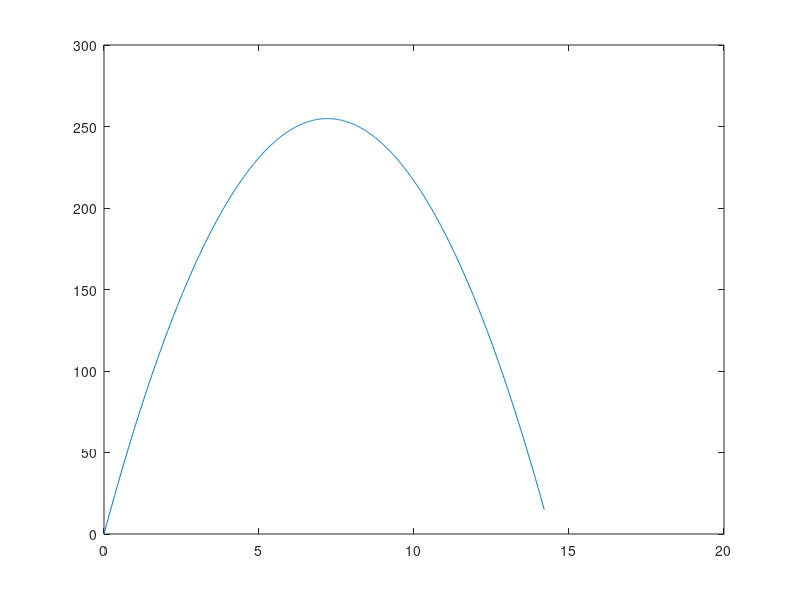

Source code (MATLAB):
clear;
clc;

gravity = 9.81

feet_meters = input("What units to use (f, m): ", 's');
feet_meters
if( feet_meters(1) == 'f' )
  gravity = 32.2;
else
  gravity = 9.81;
end

gravity

% linspace times from 0 to flight_time (s), with 1000 increments
flight_time = 14.2
time = 0:1:100
time_axis = linspace(0,flight_time,1000);

height = sind(45)*100*time_axis - gravity/2*(time_axis.^2);

plot(time_axis, height)


%for x^y, only square matrix arguments are permitted and one argument must be scalar.
%  Use .^ for elementwise power.
